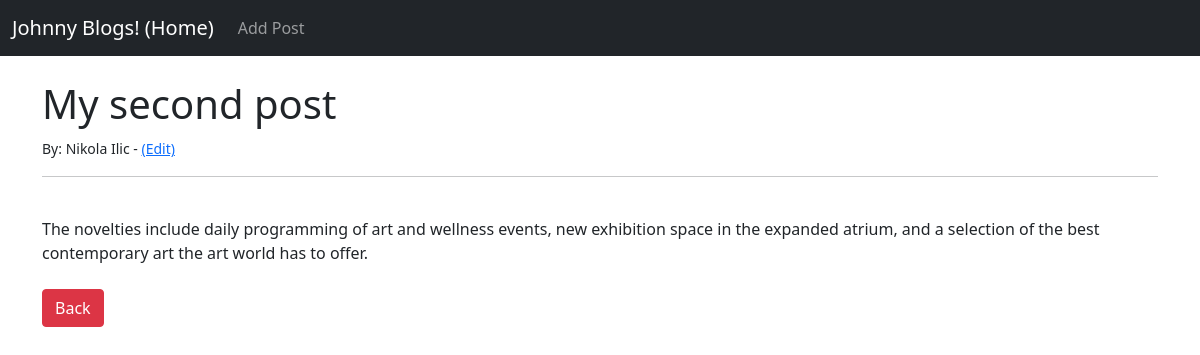
The app's page /article/2 with its own data.
### myapp/models.py (models this page shows, shortened)
class Post(models.Model):
    title  = models.CharField(max_length=255)
    title_tag = models.CharField(max_length=255)
    author = models.ForeignKey(User, on_delete=models.CASCADE)
    body   = models.TextField()

### myapp/views.py (the view)
# urls.py: path('article/<int:pk>', ArticleDetailView.as_view(), name='article-detail'),
class ArticleDetailView(DetailView):
    model = Post
    template_name = 'article_details.html'

### myapp/templates/article_details.html (shortened to what this page needs)
{% extends 'base.html' %}
{% block content %}
<h1>{{ post.title }}</h1>
<small>By: {{ post.author.first_name }}  {{ post.author.last_name }} - <a href="{% url 'update_post' post.pk %}">(Edit)</a>
</small><br>
<hr>
<br>
{{ post.body }}
<br><br/>
<a href="{% url 'home' %}" class="btn btn-danger">Back</a>
{% endblock %}

### records on screen
Post: title "My second post", author.first_name "Nikola", author.last_name "Ilic", body "The novelties include daily programming of art and wellness events, new exhibition space in the expanded atrium, and a selection of the best contemporary art the art world has to offer."
